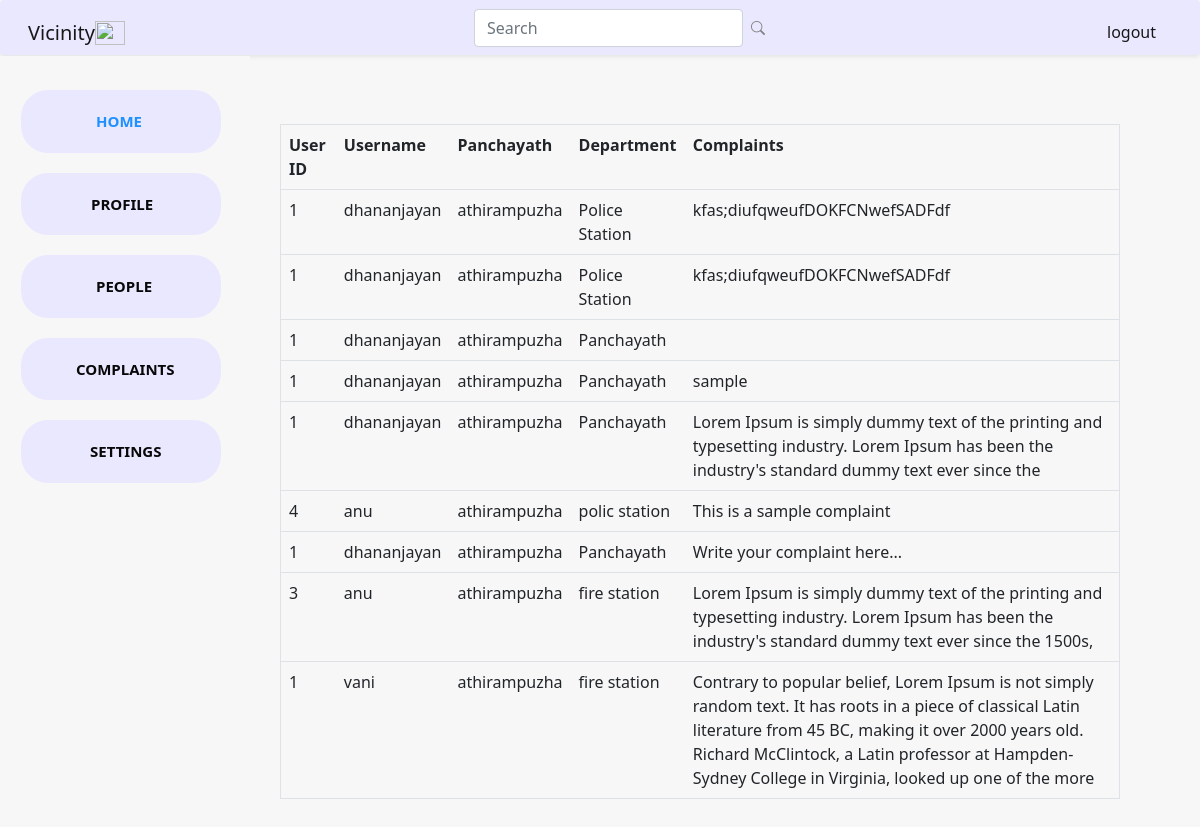
Page /complaintlist/ (signed in) on the committed database.
### myapp/models.py (models this page shows)
class Complaints(models.Model):
    cid = models.IntegerField(primary_key=True)
    uid = models.IntegerField()
    uname = models.CharField(max_length=30)
    panchayath = models.CharField(max_length=100)
    department = models.CharField(max_length=100)
    complaint = models.TextField(max_length=300)
    class Meta:
        ordering = ['-cid']

### myapp/views.py (the view)
# urls.py: path('complaintlist/', views.complaintList, name='complaintlist'),
def complaintList(request):
    clrec = DeptReg.objects.filter(username=request.session['uname'])
    if clrec.filter(username=request.session['uname']).exists():
        rec = UserReg.objects.filter(username=request.session['uname'])
        crec = Complaints.objects.filter(panchayath=request.session['panchayath'])
        return render(request, 'complaintlist.html', {'crec': crec, 'rec':rec})
    else:
        return HttpResponse('You are not logged in')

### myapp/templates/complaintlist.html (shortened to what this page needs)
{% extends 'deptbase.html' %}
{% block content %}
    <div class="home-container">
        <div>
                {% include 'sidebardept.html' %}
        </div>
        <div>
            <table  class="table" border="1" style="margin:40px; margin-top:100px; margin-left:280px; width:70%;">
                <th>User ID</th>
                <th>Username</th>
                <th>Panchayath</th>
                <th>Department</th>
                <th>Complaints</th>
            {% for i in crec %}
              <tr>
                  <td>{{i.uid}}</td>
                  <td>{{i.uname}}</td>
                  <td>{{i.panchayath}}</td>
                  <td>{{i.department}}</td>
                  <td>{{i.complaint}}</td>
              </tr>
            {% endfor %}
            </table>
        </div>
{% endblock content %}

### Vicinity/static/css/style.css (style rules this page uses)
body { background-color: #f7f7f7; }

### myapp/templates/complaintlist.html (style rules this page uses)
.home-container { display: grid; grid-template-columns:2fr 4fr ; }

### rows in the picture
Complaints: uid "1", uname "dhananjayan", panchayath "athirampuzha", department "Police Station", complaint "kfas;diufqweufDOKFCNwefSADFdf"
Complaints: uid "1", uname "dhananjayan", panchayath "athirampuzha", department "Police Station", complaint "kfas;diufqweufDOKFCNwefSADFdf"
Complaints: uid "1", uname "dhananjayan", panchayath "athirampuzha", department "Panchayath"
Complaints: uid "1", uname "dhananjayan", panchayath "athirampuzha", department "Panchayath", complaint "sample"
Complaints: uid "1", uname "dhananjayan", panchayath "athirampuzha", department "Panchayath", complaint "Lorem Ipsum is simply dummy text of the printing and typesetting industry. Lorem Ipsum has been the industry's standard dummy text ever since the"
Complaints: uid "4", uname "anu", panchayath "athirampuzha", department "polic station", complaint "This is a sample complaint"
Complaints: uid "1", uname "dhananjayan", panchayath "athirampuzha", department "Panchayath", complaint "Write your complaint here..."
Complaints: uid "3", uname "anu", panchayath "athirampuzha", department "fire station", complaint "Lorem Ipsum is simply dummy text of the printing and typesetting industry. Lorem Ipsum has been the industry's standard dummy text ever since the 1500s,"
Complaints: uid "1", uname "vani", panchayath "athirampuzha", department "fire station", complaint "Contrary to popular belief, Lorem Ipsum is not simply random text. It has roots in a piece of classical Latin literature from 45 BC, making it over 2000 years old. Richard McClintock, a Latin professor at Hampden-Sydney College in Virginia, looked up one of the more"
